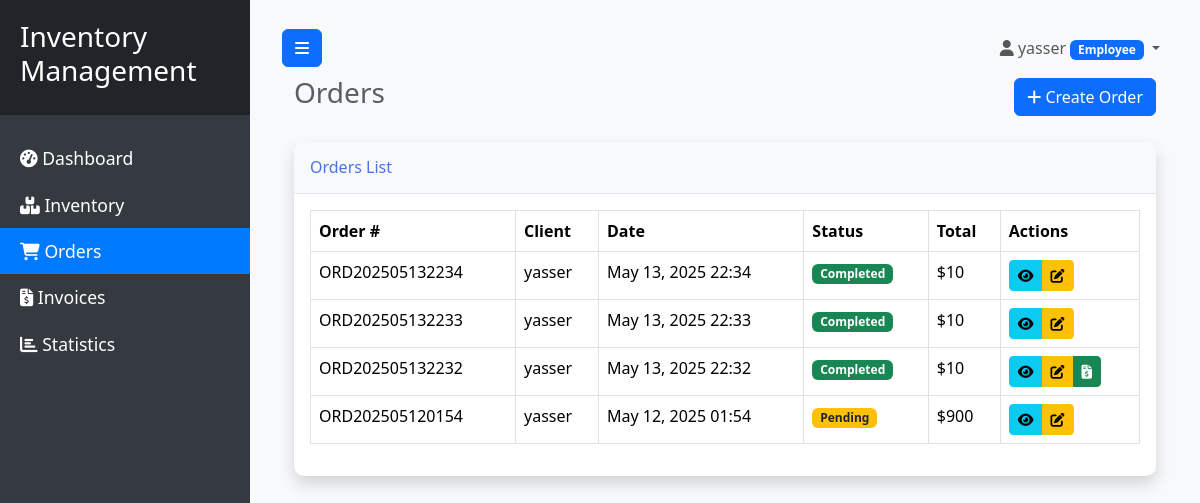
Page /orders/ (signed in) on the committed database.
### users/models.py (models this page shows, shortened)
class User(AbstractUser):
    class Role(models.TextChoices):
        ADMIN = 'ADMIN', _('Admin')
        EMPLOYEE = 'EMPLOYEE', _('Employee')
        CLIENT = 'CLIENT', _('Client')
    role = models.CharField(
        max_length=10,
        choices=Role.choices,
        default=Role.EMPLOYEE,
        verbose_name=_('Role')
    )
    phone = models.CharField(max_length=15, blank=True, null=True, verbose_name=_('Phone Number'))
    profile_pic = models.ImageField(upload_to='profile_pics', default='default.png', verbose_name=_('Profile Picture'))
    address = models.TextField(blank=True, null=True, verbose_name=_('Address'))
    created_at = models.DateTimeField(auto_now_add=True, verbose_name=_('Created At'))
    updated_at = models.DateTimeField(auto_now=True, verbose_name=_('Updated At'))
    class Meta:
        verbose_name = _('User')
        verbose_name_plural = _('Users')

### orders/models.py (models this page shows, shortened)
class Order(models.Model):
    class OrderStatus(models.TextChoices):
        PENDING = 'PENDING', _('Pending')
        IN_PROGRESS = 'IN_PROGRESS', _('In Progress')
        COMPLETED = 'COMPLETED', _('Completed')
        CANCELLED = 'CANCELLED', _('Cancelled')
        REJECTED = 'REJECTED', _('Rejected')
    order_number = models.CharField(max_length=20, unique=True, verbose_name=_('Order Number'))
    client = models.ForeignKey('users.User', on_delete=models.CASCADE, related_name='orders', verbose_name=_('Client'))
    status = models.CharField(max_length=15, choices=OrderStatus.choices, default=OrderStatus.PENDING, verbose_name=_('Status'))
    notes = models.TextField(blank=True, null=True, verbose_name=_('Notes'))
    created_by = models.ForeignKey('users.User', on_delete=models.SET_NULL, null=True, related_name='created_orders', verbose_name=_('Created By'))
    created_at = models.DateTimeField(auto_now_add=True, verbose_name=_('Created At'))
    updated_at = models.DateTimeField(auto_now=True, verbose_name=_('Updated At'))
    @property
    def total_amount(self):
        return self.items.aggregate(
            total=Sum(F('quantity') * F('price'))
        )['total'] or 0
    class Meta:
        verbose_name = _('Order')
        verbose_name_plural = _('Orders')
        ordering = ['-created_at']

### orders/views.py (the view)
# urls.py: path('', views.orders_list, name='orders-list'),
@login_required
@employee_required
def orders_list(request):
    orders = Order.objects.all().order_by('-created_at')
    context = {
        'page_obj': orders,
        'title': 'Liste des Commandes'
    }
    return render(request, 'orders/orders_list.html', context)

### templates/orders/orders_list.html (shortened to what this page needs)
{% extends 'base.html' %}
{% block content %}
<div class="container-fluid">
    <div class="d-flex justify-content-between align-items-center mb-4">
        <h1 class="h3 text-gray-800">Orders</h1>
        <a href="{% url 'order-create' %}" class="btn btn-primary">
            <i class="fas fa-plus"></i> Create Order
        </a>
    </div>
    <div class="card shadow mb-4">
        <div class="card-header py-3">
            <h6 class="m-0 font-weight-bold text-primary">Orders List</h6>
        </div>
        <div class="card-body">
            <div class="table-responsive">
                <table class="table table-bordered" width="100%" cellspacing="0">
                    <thead>
                        <tr>
                            <th>Order #</th>
                            <th>Client</th>
                            <th>Date</th>
                            <th>Status</th>
                            <th>Total</th>
                            <th>Actions</th>
                        </tr>
                    </thead>
                    <tbody>
                        {% for order in page_obj %}
                        <tr>
                            <td>{{ order.order_number }}</td>
                            <td>{{ order.client.username }}</td>
                            <td>{{ order.created_at|date:"M d, Y H:i" }}</td>
                            <td>
                                {% if order.status == 'PENDING' %}
                                    <span class="badge bg-warning text-dark">{{ order.get_status_display }}</span>
                                {% elif order.status == 'IN_PROGRESS' %}
                                    <span class="badge bg-info">{{ order.get_status_display }}</span>
                                {% elif order.status == 'COMPLETED' %}
                                    <span class="badge bg-success">{{ order.get_status_display }}</span>
                                {% elif order.status == 'CANCELLED' %}
                                    <span class="badge bg-danger">{{ order.get_status_display }}</span>
                                {% elif order.status == 'REJECTED' %}
                                    <span class="badge bg-secondary">{{ order.get_status_display }}</span>
                                {% endif %}
                            </td>
                            <td>${{ order.total_amount }}</td>
                            <td>
                                <div class="btn-group" role="group">
                                    <a href="{% url 'order-detail' order.id %}" class="btn btn-info btn-sm">
                                        <i class="fas fa-eye"></i>
                                    </a>
                                    <a href="{% url 'order-status-update' order.id %}" class="btn btn-warning btn-sm">
                                        <i class="fas fa-edit"></i>
                                    </a>
                                    {% if order.status == 'COMPLETED' %}
                                        {% if not order.invoice %}
                                        <a href="{% url 'invoice-create' order.id %}" class="btn btn-success btn-sm">
                                            <i class="fas fa-file-invoice-dollar"></i>
                                        </a>
                                        {% endif %}
                                    {% endif %}
                                </div>
                            </td>
                        </tr>
                        {% empty %}
                        <tr>
                            <td colspan="6" class="text-center">No orders found.</td>
                        </tr>
                        {% endfor %}
                    </tbody>
                </table>
            </div>
        </div>
    </div>
</div>
{% endblock %}

### templates/base.html (shortened to what this page needs)
<!DOCTYPE html>
<html>
<head>
    <link href="https://cdn.jsdelivr.net/npm/bootstrap@5.3.2/dist/css/bootstrap.min.css" rel="stylesheet">
    <link rel="stylesheet" href="https://cdnjs.cloudflare.com/ajax/libs/font-awesome/6.4.2/css/all.min.css">
    {% load static %}
    <link rel="stylesheet" href="{% static 'css/style.css' %}">
</head>
<body>
    <div class="wrapper">
        <nav id="sidebar">
            <div class="sidebar-header">
                <h3>Inventory<br>Management</h3>
            </div>
            <ul class="list-unstyled components">
                <li class="{% if '/' == request.path or '/dashboard/' in request.path %}active{% endif %}">
                    <a href="{% url 'dashboard' %}">
                        <i class="fas fa-tachometer-alt"></i> Dashboard
                    </a>
                </li>
                {% if request.user.role == 'EMPLOYEE' or request.user.role == 'ADMIN' %}
                <li class="{% if '/inventory/' in request.path %}active{% endif %}">
                    <a href="{% url 'inventory-list' %}">
                        <i class="fas fa-boxes"></i> Inventory
                    </a>
                </li>
                <li class="{% if '/orders/' in request.path %}active{% endif %}">
                    <a href="{% url 'orders-list' %}">
                        <i class="fas fa-shopping-cart"></i> Orders
                    </a>
                </li>
                <li class="{% if '/invoices/' in request.path %}active{% endif %}">
                    <a href="{% url 'invoices-list' %}">
                        <i class="fas fa-file-invoice-dollar"></i> Invoices
                    </a>
                </li>
                <li class="{% if '/statistics/' in request.path %}active{% endif %}">
                    <a href="{% url 'statistics' %}">
                        <i class="fas fa-chart-bar"></i> Statistics
                    </a>
                </li>
                {% endif %}
            </ul>
        </nav>
        <div id="content">
            <nav class="navbar navbar-expand-lg navbar-light bg-light">
                <div class="container-fluid">
                    <button type="button" id="sidebarCollapse" class="btn btn-primary">
                        <i class="fas fa-bars"></i>
                    </button>
                    <div class="collapse navbar-collapse" id="navbarSupportedContent">
                        <ul class="nav navbar-nav ms-auto">
                            <li class="nav-item dropdown">
                                <a class="nav-link dropdown-toggle" href="#" id="navbarDropdown" role="button" data-bs-toggle="dropdown" aria-expanded="false">
                                    <i class="fas fa-user"></i> {{ request.user.username }}
                                    {% if request.user.role == 'ADMIN' %}
                                    <span class="badge bg-danger">Admin</span>
                                    {% elif request.user.role == 'EMPLOYEE' %}
                                    <span class="badge bg-primary">Employee</span>
                                    {% else %}
                                    <span class="badge bg-secondary">Client</span>
                                    {% endif %}
                                </a>
                            </li>
                        </ul>
                    </div>
                </div>
            </nav>
            <div class="container-fluid">
                {% block content %}{% endblock %}
            </div>
        </div>
    </div>
</body>
</html>

### static/css/style.css (style rules this page uses)
body { font-family: 'Segoe UI', Arial, sans-serif; background: #f8f9fa; }
.wrapper { display: flex; width: 100%; align-items: stretch; }
#sidebar { min-width: 250px; max-width: 250px; background: #343a40; color: #fff; transition: all 0.3s; height: 100vh; position: sticky; top: 0; }
#sidebar .sidebar-header { padding: 20px; background: #212529; }
#sidebar ul.components { padding: 20px 0; }
#sidebar ul li a { padding: 10px 20px; font-size: 1.1em; display: block; color: #fff; text-decoration: none; transition: all 0.3s; }
#sidebar ul li.active > a, a[aria-expanded="true"] { color: #fff; background: #007bff; }
#content { width: 100%; padding: 20px; min-height: 100vh; transition: all 0.3s; }
.card { border: none; border-radius: 10px; box-shadow: 0 0.15rem 1.75rem 0 rgba(58, 59, 69, 0.15); margin-bottom: 20px; }
.card-header { background-color: #f8f9fa; border-bottom: 1px solid #e3e6f0; border-top-left-radius: 10px !important; border-top-right-radius: 10px !important; }
.text-primary { color: #4e73df !important; }
.text-gray-800 { color: #5a5c69 !important; }

### rows in the picture
User: user.username "yasser"
Order: order_number "ORD202505132234", client.username "yasser", created_at "May 13, 2025 22:34", status "Completed", total_amount "10"
Order: order_number "ORD202505132233", client.username "yasser", created_at "May 13, 2025 22:33", status "Completed", total_amount "10"
Order: order_number "ORD202505132232", client.username "yasser", created_at "May 13, 2025 22:32", status "Completed", total_amount "10"
Order: order_number "ORD202505120154", client.username "yasser", created_at "May 12, 2025 01:54", status "Pending", total_amount "900"
